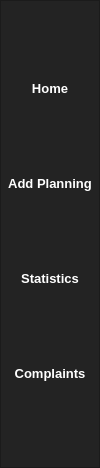
        <widget class="QFrame" name="frame_left_menu">
         <property name="minimumSize">
          <size>
           <width>100</width>
           <height>0</height>
          </size>
         </property>
         <property name="maximumSize">
          <size>
           <width>70</width>
           <height>16777215</height>
          </size>
         </property>
         <property name="styleSheet">
          <string notr="true">background-color: rgb(35, 35, 35);</string>
         </property>
         <property name="frameShape">
          <enum>QFrame::StyledPanel</enum>
         </property>
         <property name="frameShadow">
          <enum>QFrame::Raised</enum>
         </property>
         <layout class="QVBoxLayout" name="verticalLayout_3">
          <property name="spacing">
           <number>6</number>
          </property>
          <property name="leftMargin">
           <number>0</number>
          </property>
          <property name="topMargin">
           <number>0</number>
          </property>
          <property name="rightMargin">
           <number>0</number>
          </property>
          <property name="bottomMargin">
           <number>0</number>
          </property>
          <item alignment="Qt::AlignTop">
           <widget class="QFrame" name="frame_top_menus">
            <property name="font">
             <font>
              <pointsize>18</pointsize>
             </font>
            </property>
            <property name="frameShape">
             <enum>QFrame::NoFrame</enum>
            </property>
            <property name="frameShadow">
             <enum>QFrame::Raised</enum>
            </property>
            <layout class="QVBoxLayout" name="verticalLayout_4">
             <property name="spacing">
              <number>0</number>
             </property>
             <property name="leftMargin">
              <number>0</number>
             </property>
             <property name="topMargin">
              <number>0</number>
             </property>
             <property name="rightMargin">
              <number>0</number>
             </property>
             <property name="bottomMargin">
              <number>0</number>
             </property>
             <item>
              <widget class="QPushButton" name="Btn_Menu_2">
               <property name="minimumSize">
                <size>
                 <width>0</width>
                 <height>80</height>
                </size>
               </property>
               <property name="font">
                <font>
                 <pointsize>8</pointsize>
                 <weight>75</weight>
                 <bold>true</bold>
                </font>
               </property>
               <property name="styleSheet">
                <string notr="true">QPushButton 
{
color: rgb(255, 255, 255);
background-color: rgb(35, 35, 35);
border : 0px solid;
}

QPushButton:hover 
{
background-color: #de5758;
}
</string>
               </property>
               <property name="text">
                <string/>
               </property>
               <property name="icon">
                <iconset>
                 <normalon>design/icons/home.png</normalon>
                </iconset>
               </property>
              </widget>
             </item>
             <item>
              <widget class="QLabel" name="Home">
               <property name="sizeIncrement">
                <size>
                 <width>20</width>
                 <height>20</height>
                </size>
               </property>
               <property name="font">
                <font>
                 <family>Segoe UI</family>
                 <pointsize>10</pointsize>
                 <weight>75</weight>
                 <bold>true</bold>
                </font>
               </property>
               <property name="styleSheet">
                <string notr="true">color: rgb(255, 255, 255);</string>
               </property>
               <property name="text">
                <string>Home</string>
               </property>
               <property name="alignment">
                <set>Qt::AlignCenter</set>
               </property>
              </widget>
             </item>
             <item>
              <widget class="QPushButton" name="Btn_Menu_1">
               <property name="minimumSize">
                <size>
                 <width>0</width>
                 <height>80</height>
                </size>
               </property>
               <property name="font">
                <font>
                 <pointsize>8</pointsize>
                 <weight>75</weight>
                 <bold>true</bold>
                </font>
               </property>
               <property name="styleSheet">
                <string notr="true">QPushButton 
{
color: rgb(255, 255, 255);
background-color: rgb(35, 35, 35);
border : 0px solid;
}

QPushButton:hover 
{
background-color: #de5758;
}
</string>
               </property>
               <property name="text">
                <string/>
               </property>
               <property name="icon">
                <iconset>
                 <normalon>design/icons/plus.png</normalon>
                </iconset>
               </property>
              </widget>
             </item>
             <item>
              <widget class="QLabel" name="Home_4">
               <property name="sizeIncrement">
                <size>
                 <width>20</width>
                 <height>20</height>
                </size>
               </property>
               <property name="font">
                <font>
                 <family>Segoe UI</family>
                 <pointsize>10</pointsize>
                 <weight>75</weight>
                 <bold>true</bold>
                </font>
               </property>
               <property name="styleSheet">
                <string notr="true">color: rgb(255, 255, 255);</string>
               </property>
               <property name="text">
                <string>Add Planning</string>
               </property>
               <property name="alignment">
                <set>Qt::AlignCenter</set>
               </property>
              </widget>
             </item>
             <item>
              <widget class="QPushButton" name="Btn_Menu_3">
               <property name="minimumSize">
                <size>
                 <width>0</width>
                 <height>80</height>
                </size>
               </property>
               <property name="font">
                <font>
                 <pointsize>7</pointsize>
                 <weight>75</weight>
                 <bold>true</bold>
                </font>
               </property>
               <property name="accessibleDescription">
                <string notr="true"/>
               </property>
               <property name="autoFillBackground">
                <bool>false</bool>
               </property>
               <property name="styleSheet">
                <string notr="true">QPushButton 
{
color: rgb(255, 255, 255);
background-color: rgb(35, 35, 35);
border : 0px solid;
}

QPushButton:hover 
{
background-color:#de5758;
}
</string>
               </property>
               <property name="text">
                <string/>
               </property>
               <property name="icon">
                <iconset>
                 <normalon>design/icons/dashboard.png</normalon>
                </iconset>
               </property>
              </widget>
             </item>
             <item>
              <widget class="QLabel" name="Home_2">
               <property name="sizeIncrement">
                <size>
                 <width>20</width>
                 <height>20</height>
                </size>
               </property>
               <property name="font">
                <font>
                 <family>Segoe UI</family>
                 <pointsize>10</pointsize>
                 <weight>75</weight>
                 <bold>true</bold>
                </font>
               </property>
               <property name="styleSheet">
                <string notr="true">color: rgb(255, 255, 255);</string>
               </property>
               <property name="text">
                <string>Statistics</string>
               </property>
               <property name="alignment">
                <set>Qt::AlignCenter</set>
               </property>
              </widget>
             </item>
             <item>
              <widget class="QPushButton" name="Btn_Menu_4">
               <property name="minimumSize">
                <size>
                 <width>0</width>
                 <height>80</height>
                </size>
               </property>
               <property name="font">
                <font>
                 <pointsize>10</pointsize>
                 <weight>75</weight>
                 <bold>true</bold>
                </font>
               </property>
               <property name="layoutDirection">
                <enum>Qt::LeftToRight</enum>
               </property>
               <property name="styleSheet">
                <string notr="true">QPushButton 
{
color: rgb(255, 255, 255);
background-color: rgb(35, 35, 35);
border : 0px solid;
}

QPushButton:hover 
{
background-color: #de5758;
}
</string>
               </property>
               <property name="text">
                <string/>
               </property>
               <property name="icon">
                <iconset>
                 <normalon>design/icons/user-interface.png</normalon>
                </iconset>
               </property>
              </widget>
             </item>
             <item>
              <widget class="QLabel" name="Home_3">
               <property name="sizeIncrement">
                <size>
                 <width>20</width>
                 <height>20</height>
                </size>
               </property>
               <property name="font">
                <font>
                 <family>Segoe UI</family>
                 <pointsize>10</pointsize>
                 <weight>75</weight>
                 <bold>true</bold>
                </font>
               </property>
               <property name="styleSheet">
                <string notr="true">color: rgb(255, 255, 255);</string>
               </property>
               <property name="text">
                <string>Complaints</string>
               </property>
               <property name="alignment">
                <set>Qt::AlignCenter</set>
               </property>
              </widget>
             </item>
            </layout>
           </widget>
          </item>
          <item>
           <widget class="QPushButton" name="Btn_Logout">
            <property name="minimumSize">
             <size>
              <width>0</width>
              <height>80</height>
             </size>
            </property>
            <property name="font">
             <font>
              <pointsize>8</pointsize>
              <weight>75</weight>
              <bold>true</bold>
             </font>
            </property>
            <property name="styleSheet">
             <string notr="true">QPushButton 
{
color: rgb(255, 255, 255);
background-color: rgb(35, 35, 35);
border : 0px solid;
}

QPushButton:hover 
{
background-color: #de5758;
}
</string>
            </property>
            <property name="text">
             <string/>
            </property>
            <property name="icon">
             <iconset>
              <normalon>../../.designer/backup/design/icons/logout.png</normalon>
             </iconset>
            </property>
           </widget>
          </item>
         </layout>
        </widget>
